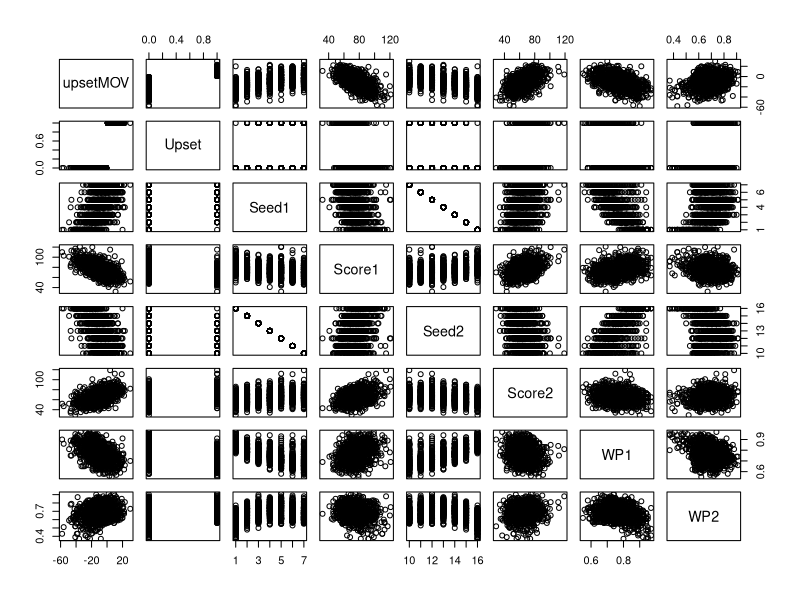
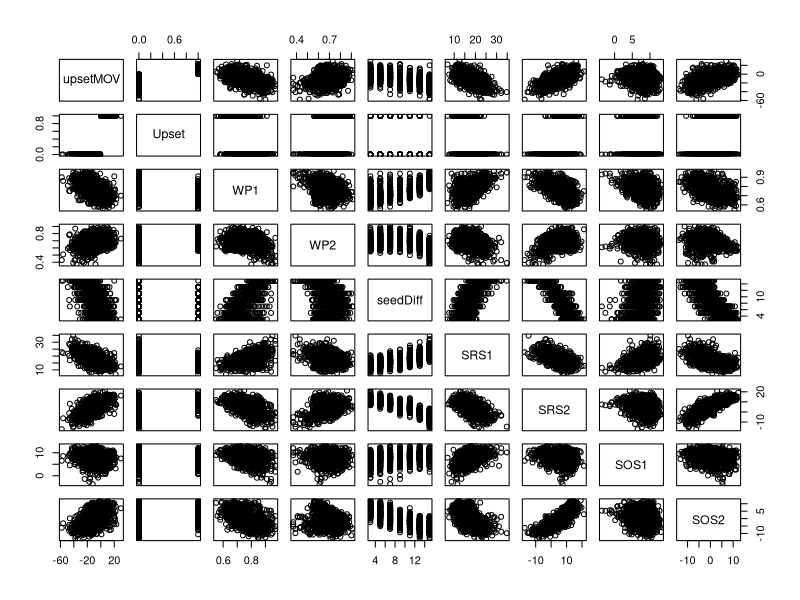
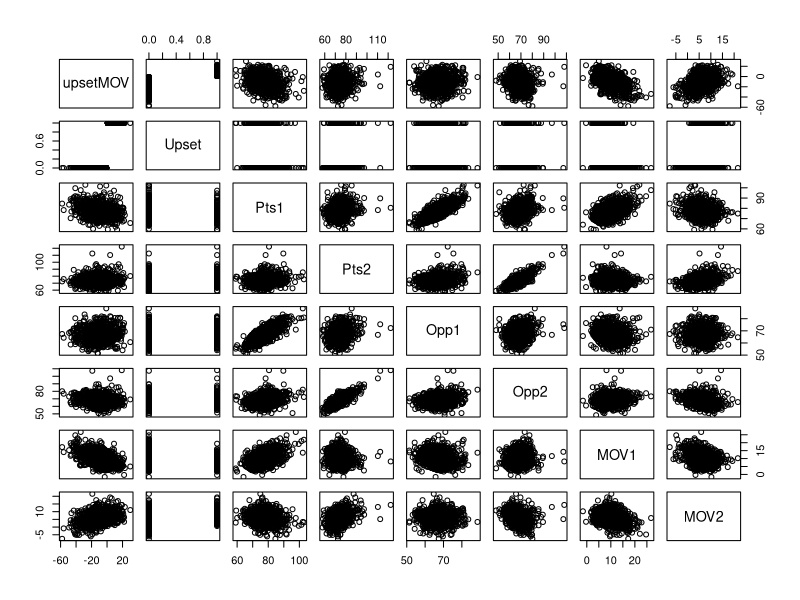
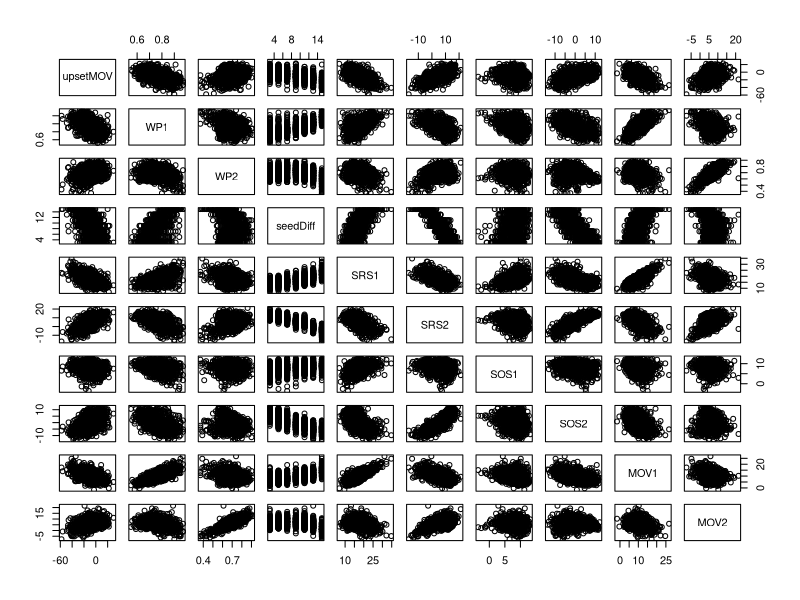
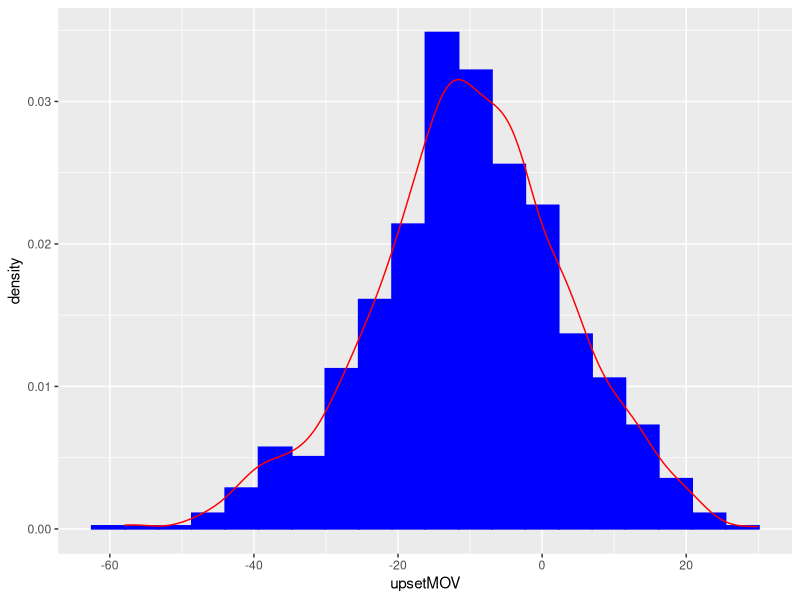
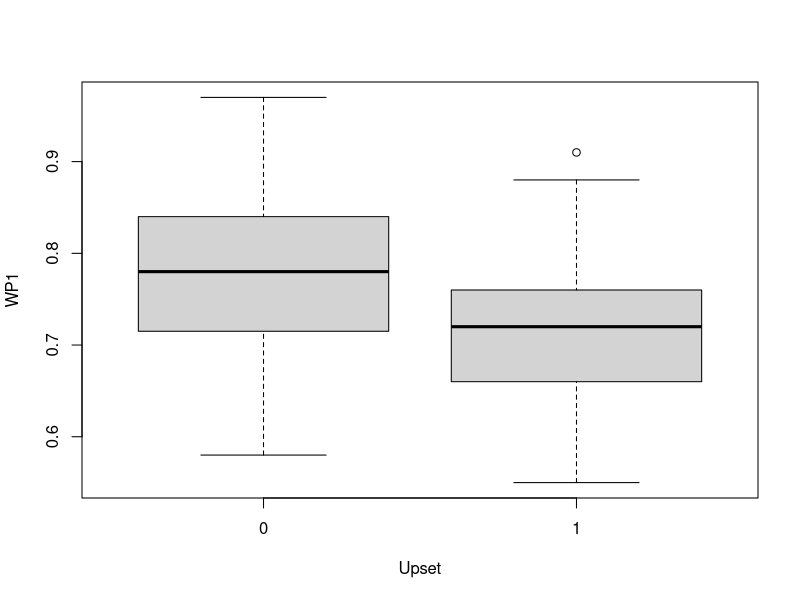
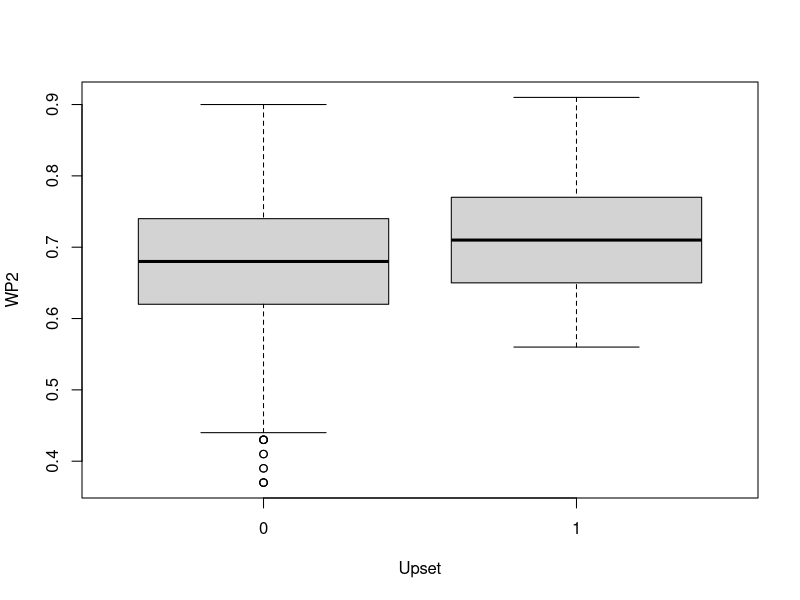
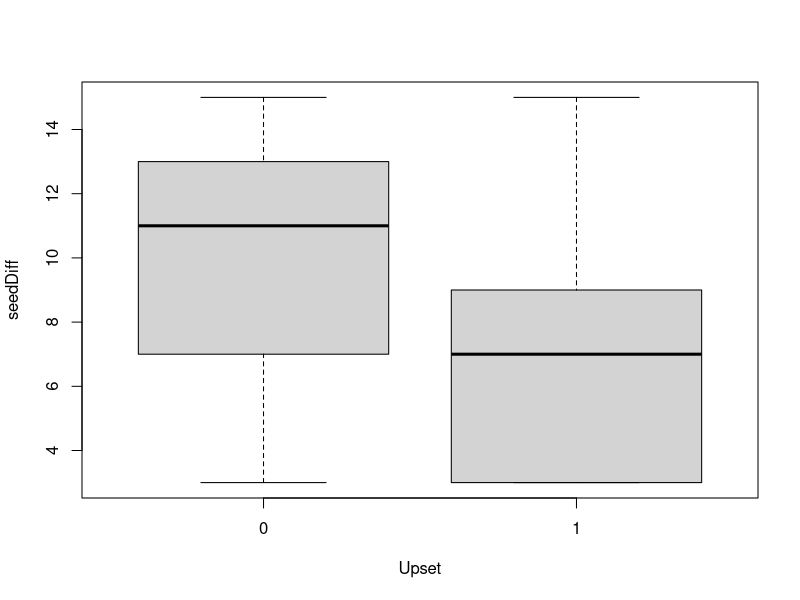

Reproduce these figures in R, in order. (Note: this script raises an error after producing the figures.)
#install libraries
library(dplyr)
library(data.table)
library(tidyverse)
library(ggplot2)
library(car)
library(caTools)
library(caret)
library(ggpubr)

#read in the data
mm_final = fread(file = 'mm_final.csv')
attach(mm_final)

#use pairs to look at some of the relationships
pairs(upsetMOV~Upset+Seed1+Score1+Seed2+Score2+WP1+WP2)
pairs(upsetMOV~Upset+WP1+WP2+seedDiff+SRS1+SRS2+SOS1+SOS2)
pairs(upsetMOV~Upset+Pts1+Pts2+Opp1+Opp2+MOV1+MOV2)
pairs(upsetMOV~WP1+WP2+seedDiff+SRS1+SRS2+SOS1+SOS2+MOV1+MOV2)
#WP1, WP2, Seed1, Seed2, seedDiff, SRS1, SRS2, SOS1, SOS2, MOV1, MOV2

#check the normality of response variable upsetMOV
ggplot(mm_final, aes(x = upsetMOV)) + 
  geom_histogram(aes(y = ..density..), color = 'blue', fill = 'blue', bins = 20) +
  geom_density(alpha = 0.05, color = 'red')

#check relationships for logistic model
boxplot(WP1~Upset)
boxplot(WP2~Upset)
boxplot(seedDiff~Upset)
boxplot(SRS1~Upset)
boxplot(SRS2~Upset)
boxplot(SOS1~Upset)
boxplot(SOS2~Upset)
boxplot(MOV1~Upset)
boxplot(MOV2~Upset)

#based on boxplots: WP1, WP2, seedDiff, SRS1, SRS2, SOS2, MOV1, MOV2


#split into training and test set
set.seed(28)
split = sample.split(Y = mm_final$Upset, SplitRatio = 0.8)
log_train = subset(x = mm_final, split == TRUE)
log_test = subset(x = mm_final, split == FALSE)

#create logistic model with variables identified in boxplot analysis
m1 = glm(Upset~WP1+WP2+seedDiff+SRS1+SRS2+SOS2+MOV1+MOV2, family = binomial, data = log_train)
m1.probs = predict(m1, log_test, type = 'response')
m1.pred = rep(0, length(m1.probs))
m1.pred[m1.probs>0.5] = 1
#confusion matrix and test error
table(m1.pred, log_test$Upset)
mean(m1.pred != log_test$Upset)
summary(m1)

#update model
m1_updated = glm(Upset~WP1+WP2+seedDiff+SRS1+MOV1, family = binomial, data = log_train)
m1_up.probs = predict(m1_updated, log_test, type = 'response')
m1_up.pred = rep(0, length(m1_up.probs))
m1_up.pred[m1_up.probs>0.5] = 1
table(m1_up.pred, log_test$Upset)
mean(m1_up.pred != log_test$Upset)
summary(m1_updated)

#final model
m1_final = glm(Upset~WP1+WP2+SRS1+MOV1, family = binomial, data = log_train)
m1_final.probs = predict(m1_final, log_test, type = 'response')
m1_final.pred = rep(0, length(m1_final.probs))
m1_final.pred[m1_final.probs>0.5] = 1
table(m1_final.pred, log_test$Upset)
mean(m1_final.pred != log_test$Upset)
summary(m1_final)

#fit logistic model to full dataset
m1_finalFull = glm(Upset~WP1+WP2+SRS1+MOV1, family = binomial, data = mm_final)
m1_finalFull.probs = predict(m1_finalFull, mm_final, type = 'response')
m1_finalFull.pred = rep(0, length(m1_finalFull.probs))
m1_finalFull.pred[m1_finalFull.probs>0.5] = 1
mean(m1_finalFull.pred != mm_final$Upset)
table(m1_finalFull.pred, mm_final$Upset)
summary(m1_finalFull)

#WP1, WP2, Seed1, Seed2, seedDiff, SRS1, SRS2, SOS1, SOS2, MOV1, MOV2

#create intercept only model to be used in stepwise regression
m_int = lm(upsetMOV~1)

#create the model using all the variables that appeared to have significant effect on the outcome
m_full = lm(upsetMOV~WP1+WP2+seedDiff+SRS1+SRS2+SOS1+SOS2+MOV1+MOV2)

#create f to use in stepwise
f = ~WP1+WP2+seedDiff+SRS1+SRS2+SOS1+SOS2+MOV1+MOV2

#create 3 stepwise models, forward, backward, and both to determine best model fit
m_forward = step(m_int, direction = 'forward', scope = f)

m_backward = step(m_full, direction = 'backward', scope = f)

m_both = step(m_int, direction = 'both', scope = f)

#all three stepwise paths found the same model, so create that as new model
m_poststep = lm(upsetMOV~WP1+WP2+seedDiff+SRS1+SRS2)
summary(m_poststep)

#look at intervals, anova and plots to examine model fit
# confidence interval
confint(m_poststep)
# anova
anova(m_poststep)
#density plot
plot(density(resids))
#residual plots 
plot(m_poststep)

#based on these plots, the residuals look to be fairly normally distributed, indicating this model should be a
# good fit

#VIF for each set of regressors to observe multicollinearity
vif(m_poststep)
vif(lm(upsetMOV~WP1+WP2+SRS1+SRS2))
vif(lm(upsetMOV~WP1+WP2))
vif(lm(upsetMOV~SRS1+SRS2))
vif(lm(upsetMOV~WP1+SRS1))
vif(lm(upsetMOV~WP2+SRS2))
vif(lm(upsetMOV~WP1+WP2+seedDiff))
#low vif values (<<10) indicate low multicollinearity

m2_final = m_poststep

#plot predictions vs actual
prediction = predict.lm(m2_final)
ggplot(mm_final, aes(x = prediction, y = upsetMOV)) +
  geom_point() +
  geom_smooth(method = 'lm') +
  stat_cor(aes(label =..rr.label..), label.x = -50, label.y = 20) +
  ggtitle('Predicted vs. Actual for Full Dataset') + 
  xlab('Predicted Margin of Victory') +
  ylab('Actual Margin of Victory')

mm_final$predictedMOV = prediction

detach(mm_final)

#read in 2021 data
games21 = fread(file = '2021_games.csv')

#read in 2022 data (will need two files because of play in games)

games22_v1 = fread(file = '2022_games1.csv')
games22_v2 = fread(file = '2022_games2.csv')


#predict 2021 games as a test
test21.probs = predict(m1_finalFull, games21, type = 'response')
test21.pred = rep(0, length(test21.probs))
test21.pred[test21.probs>0.5] = 1
table(test21.pred, games21$Upset)
mean(test21.pred != games21$Upset)
games21$upsetPred = test21.pred

predict21 = predict(m2_final, newdata = games21)
games21$prediction = predict21

#plot predictions vs actual for 2021 games
ggplot(games21, aes(x = predict21, y = upsetMOV)) +
  geom_point() +
  geom_smooth(method = 'lm') +
  stat_cor(aes(label =..rr.label..), label.x = -30, label.y = 10) +
  ggtitle("2021 Predicted vs. Actual") +
  xlab('Predicted Margin of Victory') +
  ylab('Actual Margin of Victory')

#predict 2022 games for dataset 1 (first set of play in teams win)
predict22_v1 = predict(m1_finalFull, games22_v1, type = 'response')
predict22_v1.pred = rep(0, length(predict22_v1))
predict22_v1.pred[predict22_v1>0.5] = 1
games22_v1$upsetPred = predict22_v1.pred

upsets22_v1 = games22_v1 %>% filter(upsetPred == 1)

predict22_v1_linear = predict(m2_final, newdata = games22_v1)
games22_v1$MOVpred = predict22_v1_linear

upsets22_v1_linear = games22_v1 %>% filter(MOVpred > 0)

#predict 2022 games for dataset 2 (second set of play in teams win)
predict22_v2 = predict(m1_finalFull, games22_v2, type = 'response')
predict22_v2.pred = rep(0, length(predict22_v2))
predict22_v2.pred[predict22_v2>0.5] = 1
games22_v2$upsetPred = predict22_v2.pred

upsets22_v2 = games22_v2 %>% filter(upsetPred == 1)

predict22_v2_linear = predict(m2_final, newdata = games22_v2)
games22_v2$MOVpred = predict22_v2_linear

upsets22_v2_linear = games22_v2 %>% filter(MOVpred > 0)

close22_v1 = games22_v1 %>% filter(MOVpred > -3)
close22_v2 = games22_v2 %>% filter(MOVpred >-3)
